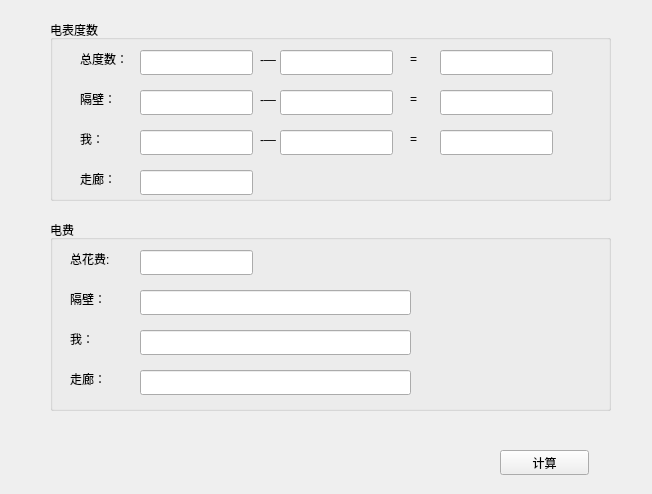
<?xml version="1.0" encoding="UTF-8"?>
<ui version="4.0">
 <class>CBillingSystem</class>
 <widget class="QWidget" name="CBillingSystem">
  <property name="geometry">
   <rect>
    <x>0</x>
    <y>0</y>
    <width>652</width>
    <height>494</height>
   </rect>
  </property>
  <property name="maximumSize">
   <size>
    <width>652</width>
    <height>494</height>
   </size>
  </property>
  <property name="windowTitle">
   <string>金色钱塘16幢1501电费计算系统</string>
  </property>
  <property name="autoFillBackground">
   <bool>false</bool>
  </property>
  <widget class="QGroupBox" name="groupBox">
   <property name="geometry">
    <rect>
     <x>50</x>
     <y>20</y>
     <width>561</width>
     <height>181</height>
    </rect>
   </property>
   <property name="title">
    <string>电表度数       </string>
   </property>
   <widget class="QLabel" name="label">
    <property name="geometry">
     <rect>
      <x>30</x>
      <y>30</y>
      <width>51</width>
      <height>17</height>
     </rect>
    </property>
    <property name="text">
     <string>总度数：</string>
    </property>
   </widget>
   <widget class="QLineEdit" name="cur_Total_electri">
    <property name="geometry">
     <rect>
      <x>90</x>
      <y>30</y>
      <width>113</width>
      <height>25</height>
     </rect>
    </property>
   </widget>
   <widget class="QLineEdit" name="pre_Total_electri">
    <property name="geometry">
     <rect>
      <x>230</x>
      <y>30</y>
      <width>113</width>
      <height>25</height>
     </rect>
    </property>
   </widget>
   <widget class="QLineEdit" name="total_electri">
    <property name="geometry">
     <rect>
      <x>390</x>
      <y>30</y>
      <width>113</width>
      <height>25</height>
     </rect>
    </property>
   </widget>
   <widget class="QLineEdit" name="nextDoor_cur_Total_elect">
    <property name="geometry">
     <rect>
      <x>90</x>
      <y>70</y>
      <width>113</width>
      <height>25</height>
     </rect>
    </property>
   </widget>
   <widget class="QLineEdit" name="nextdoor_pre_total_elect">
    <property name="geometry">
     <rect>
      <x>230</x>
      <y>70</y>
      <width>113</width>
      <height>25</height>
     </rect>
    </property>
   </widget>
   <widget class="QLineEdit" name="nextdoor_total_elect">
    <property name="geometry">
     <rect>
      <x>390</x>
      <y>70</y>
      <width>113</width>
      <height>25</height>
     </rect>
    </property>
   </widget>
   <widget class="QLineEdit" name="me_cur_total_elect">
    <property name="geometry">
     <rect>
      <x>90</x>
      <y>110</y>
      <width>113</width>
      <height>25</height>
     </rect>
    </property>
   </widget>
   <widget class="QLineEdit" name="me_pre_total_elect">
    <property name="geometry">
     <rect>
      <x>230</x>
      <y>110</y>
      <width>113</width>
      <height>25</height>
     </rect>
    </property>
   </widget>
   <widget class="QLineEdit" name="me_total_elect">
    <property name="geometry">
     <rect>
      <x>390</x>
      <y>110</y>
      <width>113</width>
      <height>25</height>
     </rect>
    </property>
   </widget>
   <widget class="QLineEdit" name="corridor_total_elect">
    <property name="geometry">
     <rect>
      <x>90</x>
      <y>150</y>
      <width>113</width>
      <height>25</height>
     </rect>
    </property>
   </widget>
   <widget class="QLabel" name="label_5">
    <property name="geometry">
     <rect>
      <x>30</x>
      <y>70</y>
      <width>51</width>
      <height>17</height>
     </rect>
    </property>
    <property name="text">
     <string>隔壁：</string>
    </property>
   </widget>
   <widget class="QLabel" name="label_2">
    <property name="geometry">
     <rect>
      <x>30</x>
      <y>110</y>
      <width>51</width>
      <height>17</height>
     </rect>
    </property>
    <property name="text">
     <string>我：</string>
    </property>
   </widget>
   <widget class="QLabel" name="label_3">
    <property name="geometry">
     <rect>
      <x>30</x>
      <y>150</y>
      <width>51</width>
      <height>17</height>
     </rect>
    </property>
    <property name="text">
     <string>走廊：</string>
    </property>
   </widget>
   <widget class="QLabel" name="label_4">
    <property name="geometry">
     <rect>
      <x>210</x>
      <y>30</y>
      <width>16</width>
      <height>20</height>
     </rect>
    </property>
    <property name="text">
     <string>-——</string>
    </property>
   </widget>
   <widget class="QLabel" name="label_6">
    <property name="geometry">
     <rect>
      <x>360</x>
      <y>30</y>
      <width>16</width>
      <height>17</height>
     </rect>
    </property>
    <property name="text">
     <string>=</string>
    </property>
   </widget>
   <widget class="QLabel" name="label_7">
    <property name="geometry">
     <rect>
      <x>210</x>
      <y>70</y>
      <width>16</width>
      <height>20</height>
     </rect>
    </property>
    <property name="text">
     <string>-——</string>
    </property>
   </widget>
   <widget class="QLabel" name="label_8">
    <property name="geometry">
     <rect>
      <x>210</x>
      <y>110</y>
      <width>16</width>
      <height>20</height>
     </rect>
    </property>
    <property name="text">
     <string>-——</string>
    </property>
   </widget>
   <widget class="QLabel" name="label_9">
    <property name="geometry">
     <rect>
      <x>360</x>
      <y>70</y>
      <width>16</width>
      <height>17</height>
     </rect>
    </property>
    <property name="text">
     <string>=</string>
    </property>
   </widget>
   <widget class="QLabel" name="label_10">
    <property name="geometry">
     <rect>
      <x>360</x>
      <y>110</y>
      <width>16</width>
      <height>17</height>
     </rect>
    </property>
    <property name="text">
     <string>=</string>
    </property>
   </widget>
  </widget>
  <widget class="QGroupBox" name="groupBox_2">
   <property name="geometry">
    <rect>
     <x>50</x>
     <y>220</y>
     <width>561</width>
     <height>191</height>
    </rect>
   </property>
   <property name="title">
    <string>电费</string>
   </property>
   <widget class="QLabel" name="label_11">
    <property name="geometry">
     <rect>
      <x>20</x>
      <y>30</y>
      <width>67</width>
      <height>17</height>
     </rect>
    </property>
    <property name="text">
     <string>总花费:</string>
    </property>
   </widget>
   <widget class="QLabel" name="label_12">
    <property name="geometry">
     <rect>
      <x>20</x>
      <y>70</y>
      <width>67</width>
      <height>17</height>
     </rect>
    </property>
    <property name="text">
     <string>隔壁：</string>
    </property>
   </widget>
   <widget class="QLabel" name="label_13">
    <property name="geometry">
     <rect>
      <x>20</x>
      <y>150</y>
      <width>67</width>
      <height>17</height>
     </rect>
    </property>
    <property name="text">
     <string>走廊：</string>
    </property>
   </widget>
   <widget class="QLabel" name="label_14">
    <property name="geometry">
     <rect>
      <x>20</x>
      <y>110</y>
      <width>67</width>
      <height>17</height>
     </rect>
    </property>
    <property name="text">
     <string>我：</string>
    </property>
   </widget>
   <widget class="QLineEdit" name="all_money">
    <property name="geometry">
     <rect>
      <x>90</x>
      <y>30</y>
      <width>113</width>
      <height>25</height>
     </rect>
    </property>
   </widget>
   <widget class="QLineEdit" name="nextdoor_money">
    <property name="geometry">
     <rect>
      <x>90</x>
      <y>70</y>
      <width>271</width>
      <height>25</height>
     </rect>
    </property>
   </widget>
   <widget class="QLineEdit" name="me_money">
    <property name="geometry">
     <rect>
      <x>90</x>
      <y>110</y>
      <width>271</width>
      <height>25</height>
     </rect>
    </property>
   </widget>
   <widget class="QLineEdit" name="corridor_money">
    <property name="geometry">
     <rect>
      <x>90</x>
      <y>150</y>
      <width>271</width>
      <height>25</height>
     </rect>
    </property>
   </widget>
  </widget>
  <widget class="QPushButton" name="calc_data">
   <property name="geometry">
    <rect>
     <x>500</x>
     <y>450</y>
     <width>89</width>
     <height>25</height>
    </rect>
   </property>
   <property name="text">
    <string>计算</string>
   </property>
  </widget>
 </widget>
 <layoutdefault spacing="6" margin="11"/>
 <resources/>
 <connections/>
</ui>
